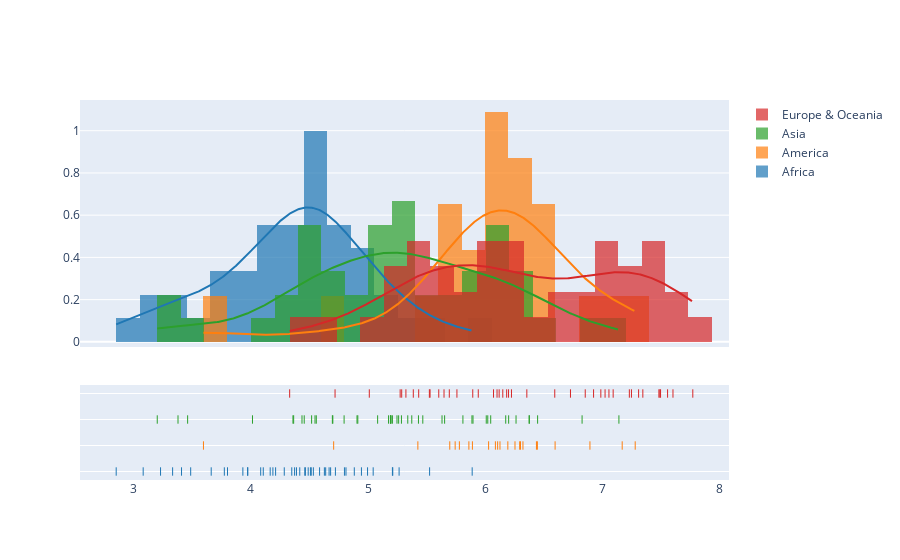

The code cell stored with this chart in its notebook:
### Markdown cell above
#### Happiness Score distributions among continents

### Code cell
# Add histogram data
x1 = df[2018][df[2018]['Continent']=='Africa']['Happiness score']
x2 = df[2018][df[2018]['Continent']=='America']['Happiness score']
x3 = df[2018][df[2018]['Continent']=='Asia']['Happiness score']
x4 = df[2018][df[2018]['Continent'].isin(['Europe','Oceania'])]['Happiness score']

# Group data together
hist_data = [x1, x2, x3, x4]

group_labels = ['Africa', 'America', 'Asia', 'Europe & Oceania']

# Create distplot with custom bin_size
fig = ff.create_distplot(hist_data, group_labels, bin_size=.2)
fig.show()

### Figure 1 — Plotly figure (JSON) as saved in the notebook; plotly's stock layout.template omitted (floating-point values rounded to 4 significant figures; data arrays with more than 128 entries replaced by an {"elided": "..."} marker saying what was removed)
{"data": [{"autobinx": false, "histnorm": "probability density", "legendgroup": "Africa", "marker": {"color": "rgb(31, 119, 180)"}, "name": "Africa", "opacity": 0.7, "type": "histogram", "x": [5.888, 5.525, 5.265, 5.211, 5.208, 5.044, 4.996, 4.944, 4.883, 4.812, 4.799, 4.722, 4.681, 4.668, 4.639, 4.628, 4.587, 4.534, 4.516, 4.509, 4.49, 4.466, 4.461, 4.418, 4.39, 4.374, 4.35, 4.286, 4.212, 4.189, 4.166, 4.107, 4.085, 3.975, 3.973, 3.933, 3.802, 3.775, 3.663, 3.488, 3.41, 3.334, 3.231, 3.083, 2.853], "xaxis": "x", "xbins": {"end": 5.888, "size": 0.2, "start": 2.853}, "yaxis": "y"}, {"autobinx": false, "histnorm": "probability density", "legendgroup": "America", "marker": {"color": "rgb(255, 127, 14)"}, "name": "America", "opacity": 0.7, "type": "histogram", "x": [7.278, 7.167, 6.892, 6.595, 6.444, 6.436, 6.321, 6.3, 6.293, 6.253, 6.192, 6.125, 6.105, 6.086, 6.028, 5.89, 5.86, 5.779, 5.743, 5.697, 5.425, 4.707, 3.597], "xaxis": "x", "xbins": {"end": 7.278, "size": 0.2, "start": 3.597}, "yaxis": "y"}, {"autobinx": false, "histnorm": "probability density", "legendgroup": "Asia", "marker": {"color": "rgb(44, 160, 44)"}, "name": "Asia", "opacity": 0.7, "type": "histogram", "x": [7.139, 6.825, 6.446, 6.375, 6.374, 6.262, 6.199, 6.174, 6.046, 6.021, 6.008, 5.895, 5.886, 5.809, 5.653, 5.631, 5.467, 5.43, 5.373, 5.339, 5.285, 5.261, 5.247, 5.208, 5.197, 5.192, 5.191, 5.175, 5.082, 4.913, 4.906, 4.796, 4.7, 4.696, 4.559, 4.548, 4.519, 4.456, 4.437, 4.366, 4.36, 4.015, 3.462, 3.38, 3.203], "xaxis": "x", "xbins": {"end": 7.139, "size": 0.2, "start": 3.203}, "yaxis": "y"}, {"autobinx": false, "histnorm": "probability density", "legendgroup": "Europe & Oceania", "marker": {"color": "rgb(214, 39, 40)"}, "name": "Europe & Oceania", "opacity": 0.7, "type": "histogram", "x": [7.769, 7.6, 7.554, 7.494, 7.488, 7.48, 7.343, 7.307, 7.246, 7.228, 7.09, 7.054, 7.021, 6.985, 6.923, 6.852, 6.726, 6.592, 6.354, 6.223, 6.198, 6.182, 6.149, 6.118, 6.1, 6.07, 5.94, 5.893, 5.758, 5.693, 5.648, 5.603, 5.529, 5.523, 5.432, 5.386, 5.323, 5.287, 5.274, 5.011, 4.719, 4.332], "xaxis": "x", "xbins": {"end": 7.769, "size": 0.2, "start": 4.332}, "yaxis": "y"}, {"legendgroup": "Africa", "marker": {"color": "rgb(31, 119, 180)"}, "mode": "lines", "name": "Africa", "showlegend": false, "type": "scatter", "x": {"elided": "500 float values"}, "xaxis": "x", "y": {"elided": "500 float values"}, "yaxis": "y"}, {"legendgroup": "America", "marker": {"color": "rgb(255, 127, 14)"}, "mode": "lines", "name": "America", "showlegend": false, "type": "scatter", "x": {"elided": "500 float values"}, "xaxis": "x", "y": {"elided": "500 float values"}, "yaxis": "y"}, {"legendgroup": "Asia", "marker": {"color": "rgb(44, 160, 44)"}, "mode": "lines", "name": "Asia", "showlegend": false, "type": "scatter", "x": {"elided": "500 float values"}, "xaxis": "x", "y": {"elided": "500 float values"}, "yaxis": "y"}, {"legendgroup": "Europe & Oceania", "marker": {"color": "rgb(214, 39, 40)"}, "mode": "lines", "name": "Europe & Oceania", "showlegend": false, "type": "scatter", "x": {"elided": "500 float values"}, "xaxis": "x", "y": {"elided": "500 float values"}, "yaxis": "y"}, {"legendgroup": "Africa", "marker": {"color": "rgb(31, 119, 180)", "symbol": "line-ns-open"}, "mode": "markers", "name": "Africa", "showlegend": false, "type": "scatter", "x": [5.888, 5.525, 5.265, 5.211, 5.208, 5.044, 4.996, 4.944, 4.883, 4.812, 4.799, 4.722, 4.681, 4.668, 4.639, 4.628, 4.587, 4.534, 4.516, 4.509, 4.49, 4.466, 4.461, 4.418, 4.39, 4.374, 4.35, 4.286, 4.212, 4.189, 4.166, 4.107, 4.085, 3.975, 3.973, 3.933, 3.802, 3.775, 3.663, 3.488, 3.41, 3.334, 3.231, 3.083, 2.853], "xaxis": "x", "y": ["Africa", "Africa", "Africa", "Africa", "Africa", "Africa", "Africa", "Africa", "Africa", "Africa", "Africa", "Africa", "Africa", "Africa", "Africa", "Africa", "Africa", "Africa", "Africa", "Africa", "Africa", "Africa", "Africa", "Africa", "Africa", "Africa", "Africa", "Africa", "Africa", "Africa", "Africa", "Africa", "Africa", "Africa", "Africa", "Africa", "Africa", "Africa", "Africa", "Africa", "Africa", "Africa", "Africa", "Africa", "Africa"], "yaxis": "y2"}, {"legendgroup": "America", "marker": {"color": "rgb(255, 127, 14)", "symbol": "line-ns-open"}, "mode": "markers", "name": "America", "showlegend": false, "type": "scatter", "x": [7.278, 7.167, 6.892, 6.595, 6.444, 6.436, 6.321, 6.3, 6.293, 6.253, 6.192, 6.125, 6.105, 6.086, 6.028, 5.89, 5.86, 5.779, 5.743, 5.697, 5.425, 4.707, 3.597], "xaxis": "x", "y": ["America", "America", "America", "America", "America", "America", "America", "America", "America", "America", "America", "America", "America", "America", "America", "America", "America", "America", "America", "America", "America", "America", "America"], "yaxis": "y2"}, {"legendgroup": "Asia", "marker": {"color": "rgb(44, 160, 44)", "symbol": "line-ns-open"}, "mode": "markers", "name": "Asia", "showlegend": false, "type": "scatter", "x": [7.139, 6.825, 6.446, 6.375, 6.374, 6.262, 6.199, 6.174, 6.046, 6.021, 6.008, 5.895, 5.886, 5.809, 5.653, 5.631, 5.467, 5.43, 5.373, 5.339, 5.285, 5.261, 5.247, 5.208, 5.197, 5.192, 5.191, 5.175, 5.082, 4.913, 4.906, 4.796, 4.7, 4.696, 4.559, 4.548, 4.519, 4.456, 4.437, 4.366, 4.36, 4.015, 3.462, 3.38, 3.203], "xaxis": "x", "y": ["Asia", "Asia", "Asia", "Asia", "Asia", "Asia", "Asia", "Asia", "Asia", "Asia", "Asia", "Asia", "Asia", "Asia", "Asia", "Asia", "Asia", "Asia", "Asia", "Asia", "Asia", "Asia", "Asia", "Asia", "Asia", "Asia", "Asia", "Asia", "Asia", "Asia", "Asia", "Asia", "Asia", "Asia", "Asia", "Asia", "Asia", "Asia", "Asia", "Asia", "Asia", "Asia", "Asia", "Asia", "Asia"], "yaxis": "y2"}, {"legendgroup": "Europe & Oceania", "marker": {"color": "rgb(214, 39, 40)", "symbol": "line-ns-open"}, "mode": "markers", "name": "Europe & Oceania", "showlegend": false, "type": "scatter", "x": [7.769, 7.6, 7.554, 7.494, 7.488, 7.48, 7.343, 7.307, 7.246, 7.228, 7.09, 7.054, 7.021, 6.985, 6.923, 6.852, 6.726, 6.592, 6.354, 6.223, 6.198, 6.182, 6.149, 6.118, 6.1, 6.07, 5.94, 5.893, 5.758, 5.693, 5.648, 5.603, 5.529, 5.523, 5.432, 5.386, 5.323, 5.287, 5.274, 5.011, 4.719, 4.332], "xaxis": "x", "y": ["Europe & Oceania", "Europe & Oceania", "Europe & Oceania", "Europe & Oceania", "Europe & Oceania", "Europe & Oceania", "Europe & Oceania", "Europe & Oceania", "Europe & Oceania", "Europe & Oceania", "Europe & Oceania", "Europe & Oceania", "Europe & Oceania", "Europe & Oceania", "Europe & Oceania", "Europe & Oceania", "Europe & Oceania", "Europe & Oceania", "Europe & Oceania", "Europe & Oceania", "Europe & Oceania", "Europe & Oceania", "Europe & Oceania", "Europe & Oceania", "Europe & Oceania", "Europe & Oceania", "Europe & Oceania", "Europe & Oceania", "Europe & Oceania", "Europe & Oceania", "Europe & Oceania", "Europe & Oceania", "Europe & Oceania", "Europe & Oceania", "Europe & Oceania", "Europe & Oceania", "Europe & Oceania", "Europe & Oceania", "Europe & Oceania", "Europe & Oceania", "Europe & Oceania", "Europe & Oceania"], "yaxis": "y2"}], "layout": {"barmode": "overlay", "hovermode": "closest", "legend": {"traceorder": "reversed"}, "xaxis": {"anchor": "y2", "domain": [0, 1], "zeroline": false}, "yaxis": {"anchor": "free", "domain": [0.35, 1], "position": 0}, "yaxis2": {"anchor": "x", "domain": [0, 0.25], "dtick": 1, "showticklabels": false}}}
